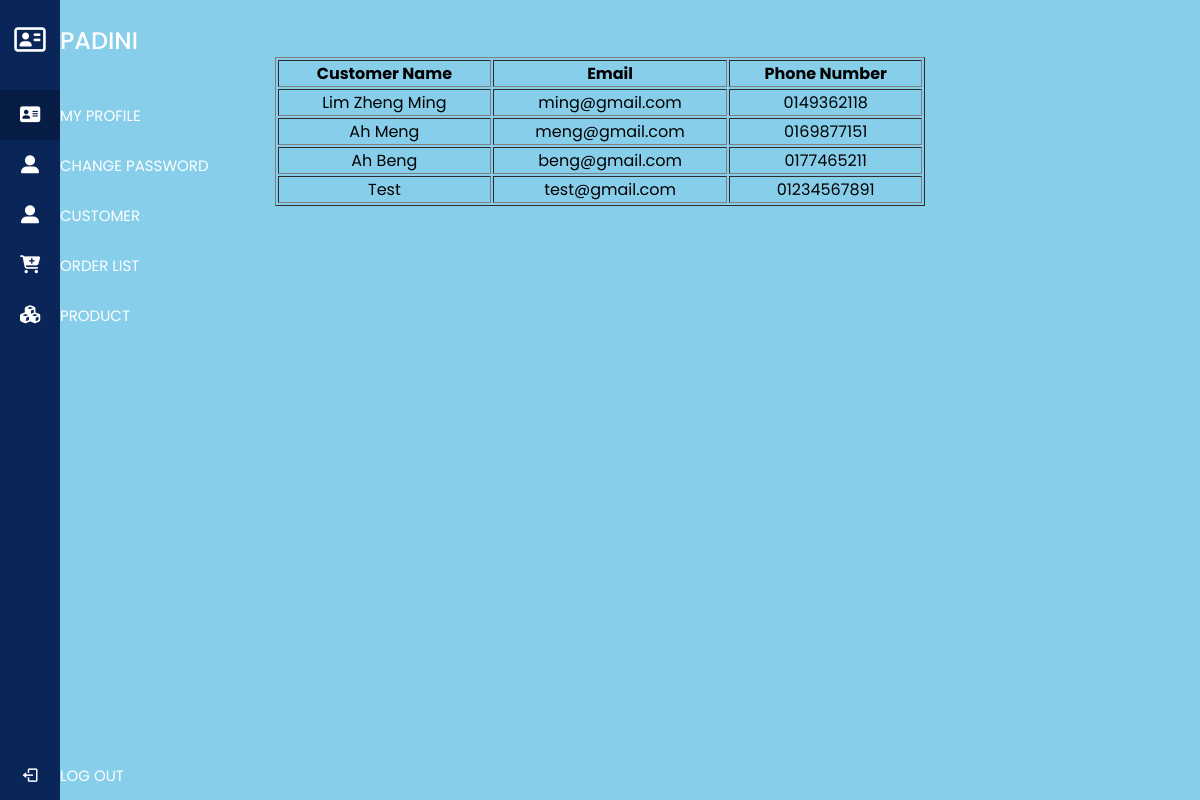
The page /admin/CustomerList.php on the database its author committed.
### tables this page shows
CREATE TABLE IF NOT EXISTS `users` (
 `id` int(11) NOT NULL AUTO_INCREMENT,
 `username` varchar(50) DEFAULT NULL,
 `password` varchar(50) DEFAULT NULL,
 `email` varchar(50) DEFAULT NULL,
 `phone_number` varchar(15)  DEFAULT NULL,
 `user_isDelete` int(1) NOT NULL DEFAULT '0',
 PRIMARY KEY (`id`)
);

### admin/CustomerList.php (the view, shortened to what this page needs)
<?php include("dataconnection.php"); ?>
<!DOCTYPE html>
<html lang="en">
<head>
    <link rel="stylesheet" href="design.css">
</head>
<body>
			<?php include("menu.php"); ?>
            <br>
            <br>
            <br>
        <center>
		<table border="1" width="650px">
			<tr>
                <th>Customer Name</th>
                <th>Email</th>
                <th>Phone Number</th>
			</tr>
			<?php
            $result = mysqli_query($connect, "select * from users");
            $count = mysqli_num_rows($result);
            if ($count < 1)
            {
            ?>
                <tr>
                    <td colspan="6">No Records Found</td>
                </tr>
            <?php
            }
            else
            {
                while($row = mysqli_fetch_assoc($result))
                {
                ?>
                <tr>
                    <td><?php echo $row["username"]; ?></td>
                    <td><?php echo $row["email"]; ?></td>
                    <td><?php echo $row["phone_number"]; ?></td>
                </tr>
                <?php
                }
            }
			?>
		</table>
        </center>
</body>
</html>

### admin/design.css (style rules this page uses)
body { font-family: 'lato', sans-serif; background-color: gray; }

### admin/menu.css (style rules this page uses)
* { margin: 0; padding: 0; box-sizing: border-box; font-family: 'Poppins', sans-serif; }

### admin/CustomerList.php (style rules this page uses)
td { text-align: center; }

### admin/menu.php (style rules this page uses)
body { background-color:skyblue; }

### rows shown on the page
users: username "Lim Zheng Ming", email "ming@gmail.com", phone_number "0149362118"
users: username "Ah Meng", email "meng@gmail.com", phone_number "0169877151"
users: username "Ah Beng", email "beng@gmail.com", phone_number "0177465211"
users: username "Test", email "test@gmail.com", phone_number "01234567891"
